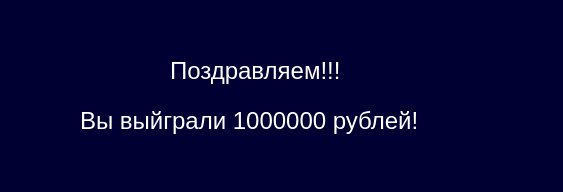
<?xml version="1.0" encoding="UTF-8"?>
<ui version="4.0">
 <class>Dialog</class>
 <widget class="QDialog" name="Dialog">
  <property name="geometry">
   <rect>
    <x>0</x>
    <y>0</y>
    <width>563</width>
    <height>192</height>
   </rect>
  </property>
  <property name="minimumSize">
   <size>
    <width>563</width>
    <height>192</height>
   </size>
  </property>
  <property name="maximumSize">
   <size>
    <width>563</width>
    <height>192</height>
   </size>
  </property>
  <property name="windowTitle">
   <string>Наебалово</string>
  </property>
  <property name="styleSheet">
   <string notr="true">background-color: #000033;</string>
  </property>
  <widget class="QLabel" name="label">
   <property name="geometry">
    <rect>
     <x>170</x>
     <y>50</y>
     <width>221</width>
     <height>41</height>
    </rect>
   </property>
   <property name="font">
    <font>
     <pointsize>18</pointsize>
    </font>
   </property>
   <property name="styleSheet">
    <string notr="true">color: white</string>
   </property>
   <property name="text">
    <string>Поздравляем!!!</string>
   </property>
  </widget>
  <widget class="QLabel" name="label_2">
   <property name="geometry">
    <rect>
     <x>80</x>
     <y>100</y>
     <width>421</width>
     <height>41</height>
    </rect>
   </property>
   <property name="font">
    <font>
     <pointsize>18</pointsize>
    </font>
   </property>
   <property name="styleSheet">
    <string notr="true">color: white</string>
   </property>
   <property name="text">
    <string>Вы выйграли 1000000 рублей!</string>
   </property>
  </widget>
 </widget>
 <resources/>
 <connections/>
</ui>
